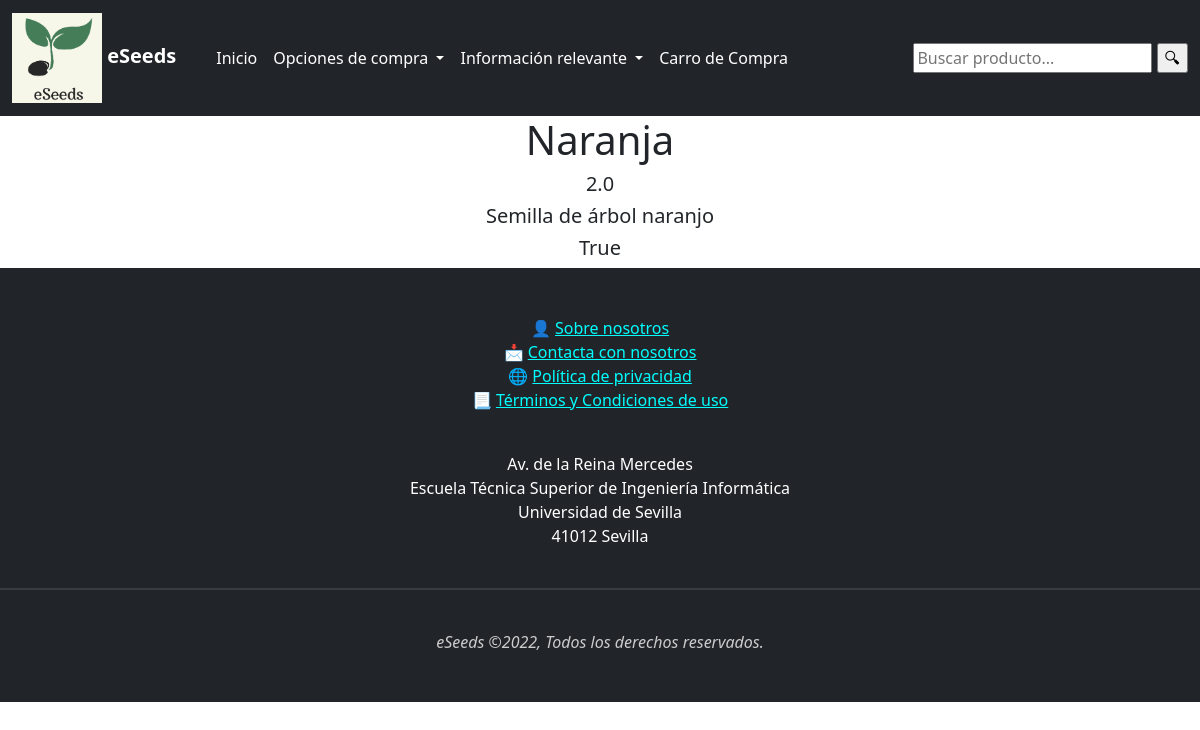
The page /catalogo/1/ on the database its author committed.
### eSeeds/models.py (models this page shows, shortened)
class Producto(models.Model):
    nombre = models.CharField(max_length= 100, blank=False, null=False)
    precio = models.FloatField(null=False)
    descripcion = models.TextField(max_length=255, blank=False, null=False)
    disponibilidad = models.BooleanField(blank=False, null=False)
    imagen = models.ImageField(null=True, upload_to='eSeeds/static/media')

### eSeeds/views.py (the view, shortened to what this page needs)
# urls.py: path('catalogo/<int:producto_id>/', views.detalles_producto, name="producto"),
def detalles_producto(request, producto_id):
    if request.method == 'GET':
        producto = get_object_or_404(Producto, pk=producto_id)
        return render(request, 'producto.html', {'producto': producto}) #se le pasa lo que está entre ''

### eSeeds/context_processor.py (called while the page is built)
def total_carro(request):
    total = 0
    if request.user.is_authenticated:
        if "carro" in request.session.keys():
            for key, value in request.session["carro"].items():
                total += int(value["acumulado"])
    return {"total_carro": total}

### eSeeds/templates/producto.html (shortened to what this page needs)
{% extends 'base.html' %}
{% block content %}
    <head>
        <link href="https://cdn.jsdelivr.net/npm/bootstrap@5.2.2/dist/css/bootstrap.min.css" rel="stylesheet">
    </head>
    <body>
        <div class="container" style="text-align:center">
            <h1 class="titulo-producto">{{producto.nombre}}</h1>
            <div class="row" style="text-align:center">
                <h5>{{producto.precio}}</h5>
                <h5>{{producto.descripcion}}</h5>
                <h5>{{producto.disponibilidad}}</h5>
            </div>
        </div>
    </body>
{% endblock %}

### rows shown on the page
Producto: nombre "Naranja", precio "2.0", descripcion "Semilla de árbol naranjo", disponibilidad "True"
